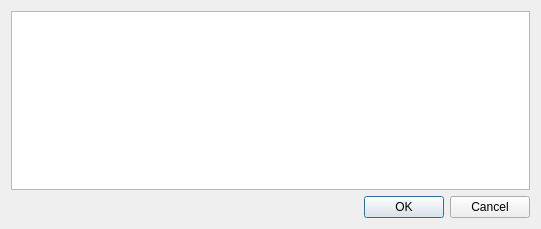
<?xml version="1.0" encoding="UTF-8"?>
<ui version="4.0">
 <class>OscilloscopeZoomHistoryDialog</class>
 <widget class="QDialog" name="OscilloscopeZoomHistoryDialog">
  <property name="geometry">
   <rect>
    <x>0</x>
    <y>0</y>
    <width>541</width>
    <height>229</height>
   </rect>
  </property>
  <property name="windowTitle">
   <string>Zoom history</string>
  </property>
  <property name="windowIcon">
   <iconset resource="../../Icons.qrc">
    <normaloff>:/Icons/Graph.ico</normaloff>:/Icons/Graph.ico</iconset>
  </property>
  <layout class="QVBoxLayout" name="verticalLayout">
   <item>
    <widget class="QTableWidget" name="tableWidget">
     <property name="editTriggers">
      <set>QAbstractItemView::NoEditTriggers</set>
     </property>
    </widget>
   </item>
   <item>
    <widget class="QDialogButtonBox" name="buttonBox">
     <property name="orientation">
      <enum>Qt::Horizontal</enum>
     </property>
     <property name="standardButtons">
      <set>QDialogButtonBox::Cancel|QDialogButtonBox::Ok</set>
     </property>
    </widget>
   </item>
  </layout>
 </widget>
 <resources>
  <include location="../../Icons.qrc"/>
 </resources>
 <connections>
  <connection>
   <sender>buttonBox</sender>
   <signal>accepted()</signal>
   <receiver>OscilloscopeZoomHistoryDialog</receiver>
   <slot>accept()</slot>
   <hints>
    <hint type="sourcelabel">
     <x>248</x>
     <y>254</y>
    </hint>
    <hint type="destinationlabel">
     <x>157</x>
     <y>274</y>
    </hint>
   </hints>
  </connection>
  <connection>
   <sender>buttonBox</sender>
   <signal>rejected()</signal>
   <receiver>OscilloscopeZoomHistoryDialog</receiver>
   <slot>reject()</slot>
   <hints>
    <hint type="sourcelabel">
     <x>316</x>
     <y>260</y>
    </hint>
    <hint type="destinationlabel">
     <x>286</x>
     <y>274</y>
    </hint>
   </hints>
  </connection>
 </connections>
</ui>
